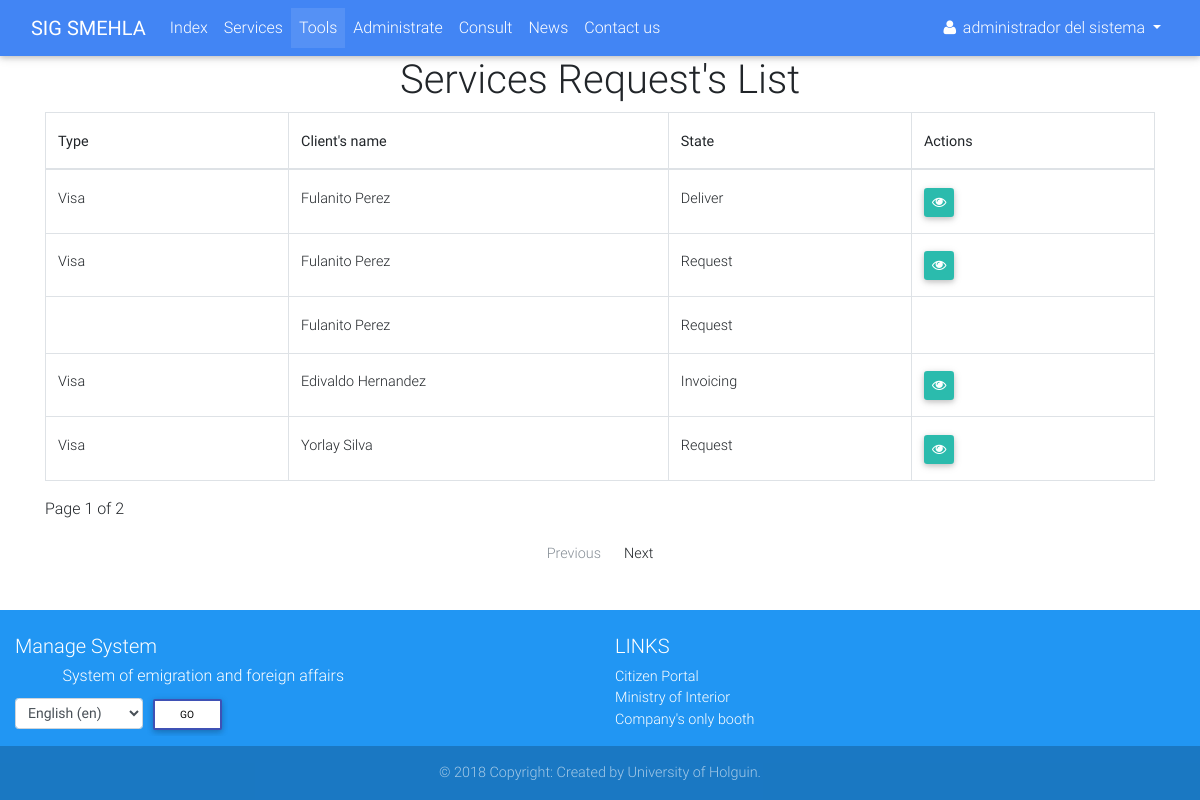
Page /tools/ (signed in) on the earlier database version.
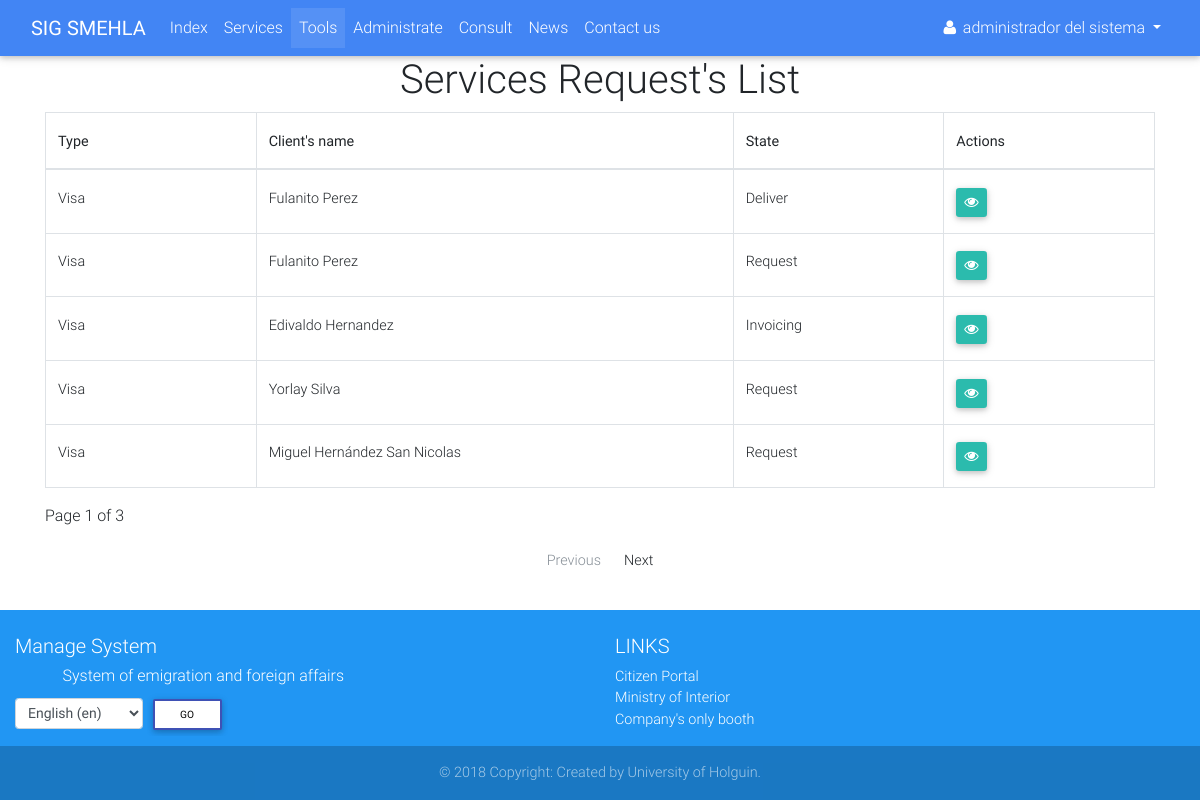
Same page on the later database version.
### services/models.py (models this page shows, shortened)
class Service(models.Model):
    SERVICE_STATUS = (
        ('1', _('Request')),
        ('2', _('Invoicing')),
        ('3', _('Revision')),
        ('4', _('Authenticating')),
        ('5', _('Deliver')),
    )
    SERVICE_TYPE = {
        'None': _('Unknown service type'),
        'visa': _('Visa'),
        'passport': _('Passport'),
    }
    client = models.ForeignKey(verbose_name=_('Client'), to=Client, on_delete=models.CASCADE)
    status = models.CharField(_('Status'), max_length=1, choices=SERVICE_STATUS, default='1')
    service_type = None
    def get_service_type(self):
        if self.service_type:
            return self.SERVICE_TYPE[self.service_type]
        else:
            return self.SERVICE_TYPE['None']

class Client(models.Model):
    CIVIL_STATUS = (
        ('S', _('Single')),
        ('E', _('Engaged')),
        ('M', _('Married')),
        ('W', _('Widower')),
    )
    def upload_file(self, filename):
        ext = filename.split('.')[-1]
        return 'clients/{}.{}'.format(self.ci, ext)
    def upload_image(self, filename):
        ext = filename.split('.')[-1]
        return 'clients/picture/{}.{}'.format(self.first_name, ext)
    ci = models.CharField(_('Identity card'), max_length=13, unique=True)
    picture = models.ImageField(_('Picture'), upload_to=upload_image, null=True, blank=True)
    first_name = models.CharField(_('First name'), max_length=30)
    last_name = models.CharField(_('Last name'), max_length=150)
    born_date = models.DateField(_('Born date'), validators=[validators.validate_born_date])
    civil_status = models.CharField(_('Civil status'), choices=CIVIL_STATUS, max_length=1)
    naturalness = models.CharField(_("Naturalness"), max_length=30)
    nationality = models.CharField(_('Nationality'), max_length=30)
    father = models.CharField(_('Father name'), max_length=200)
    mother = models.CharField(_('Mother name'), max_length=200)
    address = models.TextField(_('Address'))
    email = models.EmailField(_('Email'))
    phone = models.PositiveIntegerField(_('Phone number'))
    data_attachment = models.FileField(_('Data attachment'), upload_to=upload_file, null=True, blank=True)
    def get_full_name(self):
        full_name = '%s %s' % (self.first_name, self.last_name)
        return full_name.strip()
    class Meta:
        verbose_name = _('Client')
        verbose_name_plural = _('Clients')

### services/views.py (the view)
# urls.py: path('tools/', views.ServiceToolsView.as_view(), name='tools'),
class ServiceToolsView(mixins.LoginRequiredMixin, mixins.NavbarMixin, generic.ListView):
    tab_name = 'tools'
    template_name = 'services/tools.html'
    model = models.Service
    paginate_by = 5

### accounts/mixins.py (called while the page is built)
    def get_tab_name(self):
        if self.tab_name:
            return self.tab_name
        else:
            return 'init'

    def get_context_data(self, **kwargs):
        context = super(NavbarMixin, self).get_context_data(**kwargs)
        context['tab'] = self.get_tab_name()
        return context

### accounts/models.py (called while the page is built)
    def __str__(self):
        if self.first_name and self.last_name:
            return self.get_full_name()
        else:
            return self.username

### services/templates/services/tools.html (shortened to what this page needs)
{% extends 'navbar.html' %}
{% load i18n %}
{% block main %}
    <div class="container">
        <h1 class="text-center">{% trans "Services Request's List" %}</h1>
        <div class="row">
            <div class="col-12">
                <table class="table table-bordered table-hover" cellspacing="0" width="100%">
                    <thead>
                    <tr>
                        <th class="th-sm">{% trans 'Type' %}</th>
                        <th class="th-sm">{% trans "Client's name" %}</th>
                        <th class="th-sm">{% trans 'State' %}</th>
                        <th class="th-sm">{% trans 'Actions' %}</th>
                    </tr>
                    </thead>
                    <tbody>
                    {% for service in page_obj %}
                        <tr>
                            {% if service.visa %}
                                <td>{{ service.visa.get_service_type }}</td>
                            {% else %}
                                <td>{{ service.passport.get_service_type }}</td>
                            {% endif %}
                            <td>
                                <a href="{% url 'services:client_detail' service.client.pk %}">{{ service.client.get_full_name }}</a>
                            </td>
                            <td>{{ service.get_status_display }}</td>
                            <td class="btn-group-sm">
                                {% if service.visa %}
                                    <a href="{% url 'services:service_detail' service.visa.service_type service.pk %}"
                                       class="btn btn-default">
                                        <i class="fa fa-eye"></i>
                                    </a>
                                {% elif service.passport %}
                                    <a href="{% url 'services:service_detail' service.passport.service_type service.pk %}"
                                       class="btn btn-default">
                                        <i class="fa fa-eye"></i>
                                    </a>
                                {% endif %}
                            </td>
                        </tr>
                    {% empty %}
                        <tr>
                            <td colspan="4" class="text-center text-danger">No existen ningun servicio en el sistema
                            </td>
                        </tr>
                    {% endfor %}
                    </tbody>
                </table>
                <p>Page {{ page_obj.number }} of {{ paginator.num_pages }}</p>
                <nav aria-label="Page navigation">
                    <ul class="pagination pg-blue justify-content-center">
                        <li class="page-item {% if not page_obj.has_previous %}disabled{% endif %}">
                            <a href="{% if page_obj.has_previous %}?page={{ page_obj.previous_page_number }}{% endif %}"
                               class="page-link" tabindex="'1">{% trans 'Previous' %}</a>
                        </li>
                        <li class="page-item {% if not page_obj.has_next %}disabled{% endif %}">
                            <a href="{% if page_obj.has_next %}?page={{ page_obj.next_page_number }}{% endif %}"
                               class="page-link">{% trans 'Next' %}</a>
                        </li>
                    </ul>
                </nav>
            </div>
        </div>
    </div>
{% endblock %}

Differences in the rows shown:
removed Service: client.get_full_name "Fulanito Perez", status "Request"
now on this page (row unchanged): Service: visa.get_service_type "Visa", client.get_full_name "Miguel Hernández San Nicolas", status "Request"
Other differences:
{{ paginator.num_pages }}: "2" → "3"
